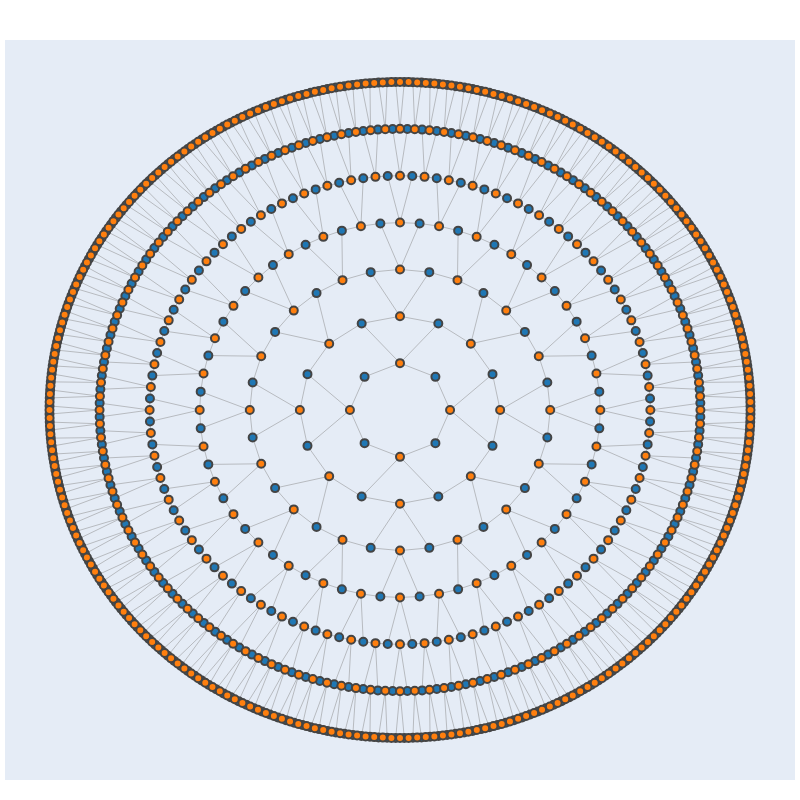

Here is the notebook cell this chart was saved with:
### Code cell
fig = visualize_graph(G)
fig.write_html('./1d_mera.html')
fig.show()

### Figure 1 — Plotly figure (JSON) as saved in the notebook; plotly's stock layout.template omitted (floating-point values rounded to 4 significant figures; data arrays with more than 128 entries replaced by an {"elided": "..."} marker saying what was removed)
{"data": [{"hoverinfo": "none", "line": {"color": "#888", "width": 0.5}, "mode": "lines", "type": "scatter", "x": {"elided": "4560 float values"}, "y": {"elided": "4560 float values"}}, {"hoverinfo": "text", "marker": {"color": {"elided": "1016 str values"}, "line": {"width": 2}, "size": 8}, "mode": "markers", "text": {"elided": "1016 str values"}, "type": "scatter", "x": {"elided": "1016 float values"}, "y": {"elided": "1016 float values"}}], "layout": {"height": 800, "hovermode": "closest", "margin": {"b": 20, "l": 5, "r": 5, "t": 40}, "showlegend": false, "width": 800, "xaxis": {"showgrid": false, "showticklabels": false, "zeroline": false}, "yaxis": {"showgrid": false, "showticklabels": false, "zeroline": false}}}
